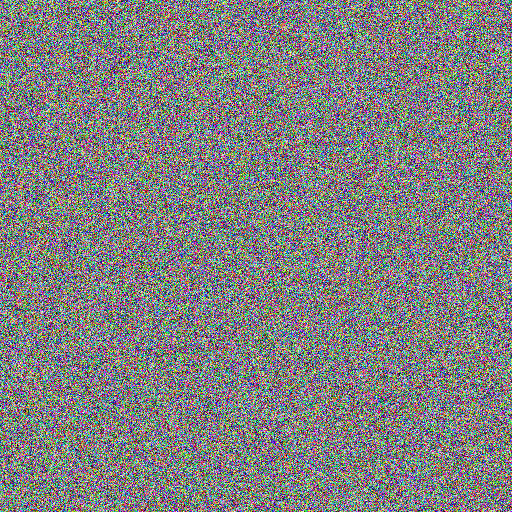
#> input picture OriImg/Lena_encrypt1.png, 512 x 512 px
$ python Correlation.py
#> lines starting #> are read from the running program, lines starting #| are printed output that depends on the picture
import cv2
import numpy as np
import matplotlib.pyplot as plt


'''
分别计算图像通道相邻像素的水平、垂直和对角线的相关系数并返回
'''
def RGB_correlation(channel,N):
  #计算channel通道
  h,w=channel.shape
  #随机产生pixels个[0,w-1)范围内的整数序列
  row=np.random.randint(0,h-1,N)
  col=np.random.randint(0,w-1,N)
  #绘制相邻像素相关性图,统计x,y坐标
  x=[]
  h_y=[]
  v_y=[]
  d_y=[]
  for i in range(N):
    #选择当前一个像素
    x.append(channel[row[i]][col[i]])
    #水平相邻像素是它的右侧也就是同行下一列的像素
    h_y.append(channel[row[i]][col[i]+1])
    #垂直相邻像素是它的下方也就是同列下一行的像素
    v_y.append(channel[row[i]+1][col[i]])
    #对角线相邻像素是它的右下即下一行下一列的那个像素
    d_y.append(channel[row[i]+1][col[i]+1])
  #三个方向的合到一起
  x=x*3
  y=h_y+v_y+d_y

  #结果展示
  # plt.rcParams['font.sans-serif'] = ['SimHei']  # 中文乱码
  # plt.scatter(x,y)
  # plt.show()

  #计算E(x)，计算三个方向相关性时，x没有重新选择也可以更改
  ex=0
  for i in range(N):
    ex+=channel[row[i]][col[i]]
  ex=ex/N
  #计算D(x)
  dx=0
  for i in range(N):
    dx+=(channel[row[i]][col[i]]-ex)**2
  dx/=N

  #水平相邻像素h_y
  #计算E(y)
  h_ey=0
  for i in range(N):
    h_ey+=channel[row[i]][col[i]+1]
  h_ey/=N
  #计算D(y)
  h_dy=0
  for i in range(N):
    h_dy+=(channel[row[i]][col[i]+1]-h_ey)**2
  h_dy/=N
  #计算协方差
  h_cov=0
  for i in range(N):
    h_cov+=(channel[row[i]][col[i]]-ex)*(channel[row[i]][col[i]+1]-h_ey)
  h_cov/=N
  h_Rxy=h_cov/(np.sqrt(dx)*np.sqrt(h_dy))

  #垂直相邻像素v_y
  #计算E(y)
  v_ey=0
  for i in range(N):
    v_ey+=channel[row[i]+1][col[i]]
  v_ey/=N
  #计算D(y)
  v_dy=0
  for i in range(N):
    v_dy+=(channel[row[i]+1][col[i]]-v_ey)**2
  v_dy/=N
  #计算协方差
  v_cov=0
  for i in range(N):
    v_cov+=(channel[row[i]][col[i]]-ex)*(channel[row[i]+1][col[i]]-v_ey)
  v_cov/=N
  v_Rxy=v_cov/(np.sqrt(dx)*np.sqrt(v_dy))

  #对角线相邻像素d_y
  #计算E(y)
  d_ey=0
  for i in range(N):
    d_ey+=channel[row[i]+1][col[i]+1]
  d_ey/=N
  #计算D(y)
  d_dy=0
  for i in range(N):
    d_dy+=(channel[row[i]+1][col[i]+1]-d_ey)**2
  d_dy/=N
  #计算协方差
  d_cov=0
  for i in range(N):
    d_cov+=(channel[row[i]][col[i]]-ex)*(channel[row[i]+1][col[i]+1]-d_ey)
  d_cov/=N
  d_Rxy=d_cov/(np.sqrt(dx)*np.sqrt(d_dy))

  return h_Rxy,v_Rxy,d_Rxy,x,y

'''
分别计算图像img的各通道相邻像素的相关系数，默认随机选取3000对相邻像素
'''
def correlation(img,N=3000):
  img=cv2.imread(img)
  h,w,_=img.shape
  B,G,R=cv2.split(img)
  R_Rxy=RGB_correlation(R,N)
  G_Rxy=RGB_correlation(G,N)
  B_Rxy=RGB_correlation(B,N)

  #结果展示
  plt.rcParams['font.sans-serif'] = ['SimHei']  # 中文乱码

  plt.imshow(img[:,:,(2,1,0)])
  plt.title('原图像')
  f = plt.gcf()  # 获取当前图像
  f1 = f.savefig(r'D:\Image-Encryption-Decryption-main\AnalysisImg\OriCor.png', format='png')
  f.clear()  # 释放内存
  #子图2

  plt.scatter(R_Rxy[3],R_Rxy[4],s=1,c='red')
  plt.title('通道R')
  f = plt.gcf()  # 获取当前图像
  f2 = f.savefig(r'D:\Image-Encryption-Decryption-main\AnalysisImg\OriCorR.png', format='png')
  f.clear()  # 释放内存

  #子图3

  plt.scatter(G_Rxy[3],G_Rxy[4],s=1,c='green')
  plt.title('通道G')
  f = plt.gcf()  # 获取当前图像
  f3 = f.savefig(r'D:\Image-Encryption-Decryption-main\AnalysisImg\OriCorGn.png', format='png')
  f.clear()  # 释放内存
  #子图4

  plt.scatter(B_Rxy[3],B_Rxy[4],s=1,c='blue')
  plt.title('通道B')
  f = plt.gcf()  # 获取当前图像
  f4 = f.savefig(r'D:\Image-Encryption-Decryption-main\AnalysisImg\OriCorB.png', format='png')
  f.clear()  # 释放内存


  return R_Rxy[0:3],G_Rxy[0:3],B_Rxy[0:3]


def main():
  img='../OriImg/lena.png'
  img1='../OriImg/Lena_encrypt1.png'
  img2='../OriImg/Lena_encrypt2.png'
  R_Rxy,G_Rxy,B_Rxy=correlation(img1)
#> in correlation, img is the input picture: shape (512, 512, 3); mean B, G, R 128, 127.9, 127.9
#> in correlation, `B,G,R=cv2.split(img)`:
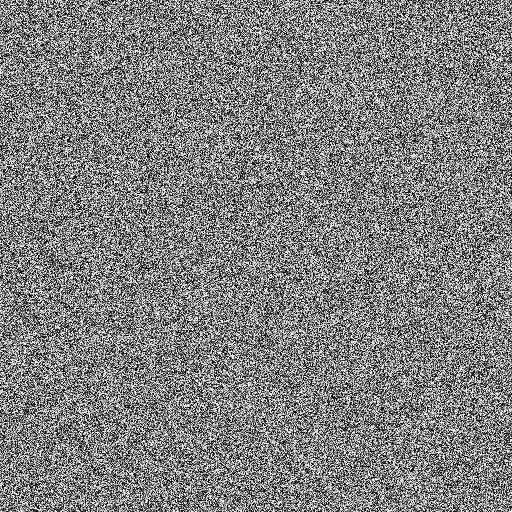
#> B: shape (512, 512); min 0, max 255, mean 128
#> in correlation, `B,G,R=cv2.split(img)`:
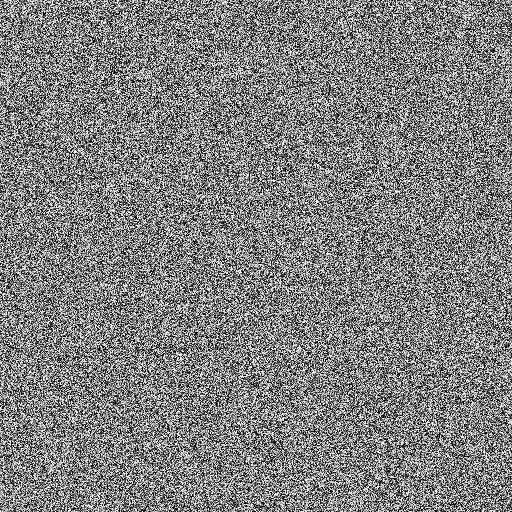
#> G: shape (512, 512); min 0, max 255, mean 127.9
#> in correlation, `B,G,R=cv2.split(img)`:
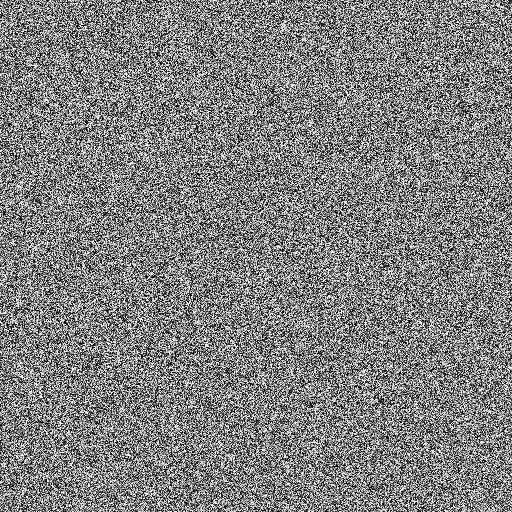
#> R: shape (512, 512); min 0, max 255, mean 127.9
#> after the loop in RGB_correlation, `for i in range(N):`: d_y = 3000 values, max 255 at index 181, min 0 at index 245, mean 126.7; h_y = 3000 values, max 255 at index 232, min 0 at index 448, mean 128.6; v_y = 3000 values, max 255 at index 26, min 0 at index 279, mean 128.6; x = 3000 values, max 255 at index 46, min 0 at index 2135, mean 128.1
#> in RGB_correlation, `x=x*3`: x = 9000 values, max 255 at index 46, min 0 at index 2135, mean 128.1
#> in RGB_correlation, `y=h_y+v_y+d_y`: y = 9000 values, max 255 at index 232, min 0 at index 448, mean 127.9
#> the loop in RGB_correlation, `for i in range(N):` made 3000 passes
#> ex on passes 1 to 3: 157, 377, 531
#> after the loop in RGB_correlation, `for i in range(N):`: ex = 384421
#> in RGB_correlation, `ex=ex/N`: ex = 128.1
#> the loop in RGB_correlation, `for i in range(N):` made 3000 passes
#> dx on passes 1 to 3: 832.9, 9271.1, 9939.8
#> after the loop in RGB_correlation, `for i in range(N):`: dx = 16479115.9
#> in RGB_correlation, `dx/=N`: dx = 5493
#> the loop in RGB_correlation, `for i in range(N):` made 3000 passes
#> h_ey on passes 1 to 3: 62, 183, 369
#> after the loop in RGB_correlation, `for i in range(N):`: h_ey = 385777
#> in RGB_correlation, `h_ey/=N`: h_ey = 128.6
#> the loop in RGB_correlation, `for i in range(N):` made 3000 passes
#> h_dy on passes 1 to 3: 4434.5, 4492.2, 7787.8
#> after the loop in RGB_correlation, `for i in range(N):`: h_dy = 16468706.4
#> in RGB_correlation, `h_dy/=N`: h_dy = 5489.6
#> the loop in RGB_correlation, `for i in range(N):` made 3000 passes
#> h_cov on passes 1 to 3: -1921.8, -2619.3, -1134.7
#> after the loop in RGB_correlation, `for i in range(N):`: h_cov = -145935.4
#> in RGB_correlation, `h_cov/=N`: h_cov = -48.65
#> in RGB_correlation, `h_Rxy=h_cov/(np.sqrt(dx)*np.sqrt(h_dy))`: h_Rxy = -0.00886
#> the loop in RGB_correlation, `for i in range(N):` made 3000 passes
#> v_ey on passes 1 to 3: 170, 322, 512
#> after the loop in RGB_correlation, `for i in range(N):`: v_ey = 385675
#> in RGB_correlation, `v_ey/=N`: v_ey = 128.6
#> the loop in RGB_correlation, `for i in range(N):` made 3000 passes
#> v_dy on passes 1 to 3: 1717.4, 2266.9, 6042
#> after the loop in RGB_correlation, `for i in range(N):`: v_dy = 16266789.8
#> in RGB_correlation, `v_dy/=N`: v_dy = 5422.3
#> the loop in RGB_correlation, `for i in range(N):` made 3000 passes
#> v_cov on passes 1 to 3: 1196, 3349.3, 4938.2
#> after the loop in RGB_correlation, `for i in range(N):`: v_cov = 172673.9
#> in RGB_correlation, `v_cov/=N`: v_cov = 57.56
#> in RGB_correlation, `v_Rxy=v_cov/(np.sqrt(dx)*np.sqrt(v_dy))`: v_Rxy = 0.0105
#> the loop in RGB_correlation, `for i in range(N):` made 3000 passes
#> d_ey on passes 1 to 3: 27, 135, 294
#> after the loop in RGB_correlation, `for i in range(N):`: d_ey = 380078
#> in RGB_correlation, `d_ey/=N`: d_ey = 126.7
#> the loop in RGB_correlation, `for i in range(N):` made 3000 passes
#> d_dy on passes 1 to 3: 9938.6, 10288, 11331.8
#> after the loop in RGB_correlation, `for i in range(N):`: d_dy = 15734232.6
#> in RGB_correlation, `d_dy/=N`: d_dy = 5244.7
#> the loop in RGB_correlation, `for i in range(N):` made 3000 passes
#> d_cov on passes 1 to 3: -2877.1, -4594.2, -3758.7
#> after the loop in RGB_correlation, `for i in range(N):`: d_cov = -346358.6
#> in RGB_correlation, `d_cov/=N`: d_cov = -115.5
#> in RGB_correlation, `d_Rxy=d_cov/(np.sqrt(dx)*np.sqrt(d_dy))`: d_Rxy = -0.0215
#> in correlation, `R_Rxy=RGB_correlation(R,N)`: R_Rxy = 5 items
#> in correlation, `f2 = f.savefig(r'D:\Image-Encryption-Decryption-main\AnalysisImg\OriCo..`:
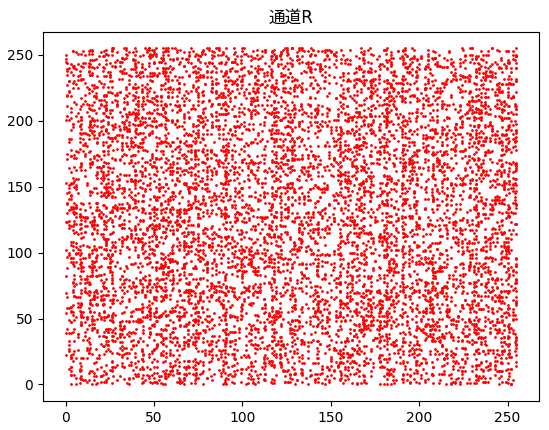
#> figure drawn by matplotlib, 1 panel
#> in correlation, `f3 = f.savefig(r'D:\Image-Encryption-Decryption-main\AnalysisImg\OriCo..`:
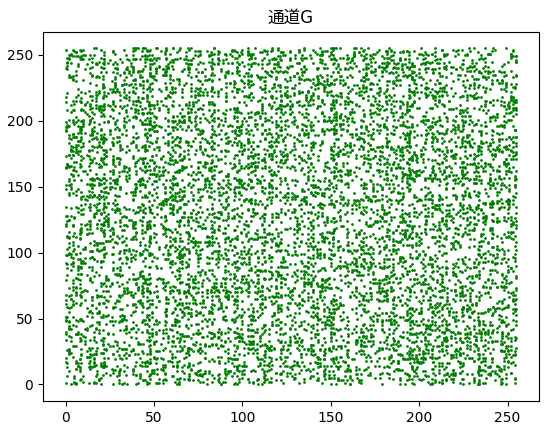
#> figure drawn by matplotlib, 1 panel
#> in correlation, `f4 = f.savefig(r'D:\Image-Encryption-Decryption-main\AnalysisImg\OriCo..`:
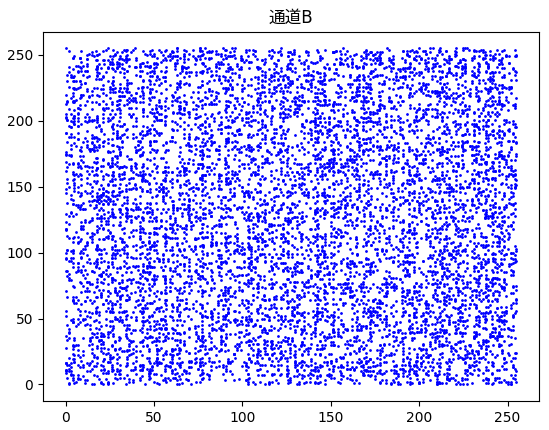
#> figure drawn by matplotlib, 1 panel
  #输出结果保留四位有效数字
  print("******该图像的各通道各方向的相关系数为*****")
  print('通道\tHorizontal\tVertical\tDiagonal')
  print(' R    \t{:.4f}    {:.4f}    {:.4f}'.format(R_Rxy[0],R_Rxy[1],R_Rxy[2]))
#|  R    	-0.0089    0.0105    -0.0215
  print(' G    \t{:.4f}    {:.4f}    {:.4f}'.format(G_Rxy[0],G_Rxy[1],G_Rxy[2]))
#|  G    	-0.0022    -0.0206    -0.0341
  print(' B    \t{:.4f}    {:.4f}    {:.4f}'.format(B_Rxy[0],B_Rxy[1],B_Rxy[2]))
#|  B    	-0.0448    0.0194    0.0184

if __name__== '__main__':
  main()
